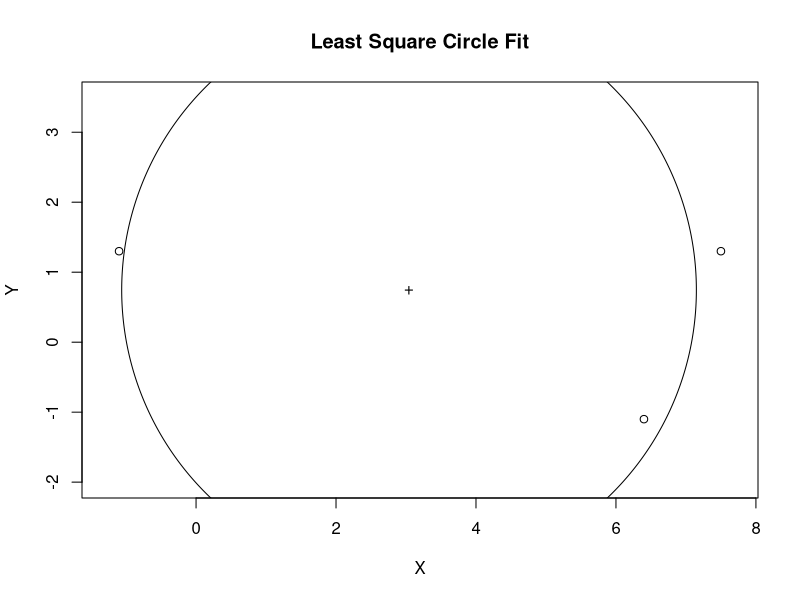

Write R code to recreate this figure.
library(circular)


### Name: plot.lsfit.circle
### Title: Plot method for lsfit.circle function
### Aliases: plot.lsfit.circle
### Keywords: hplot

### ** Examples


data(coope)
res <- lsfit.circle(x=x.coope, y=y.coope)
plot(res)
